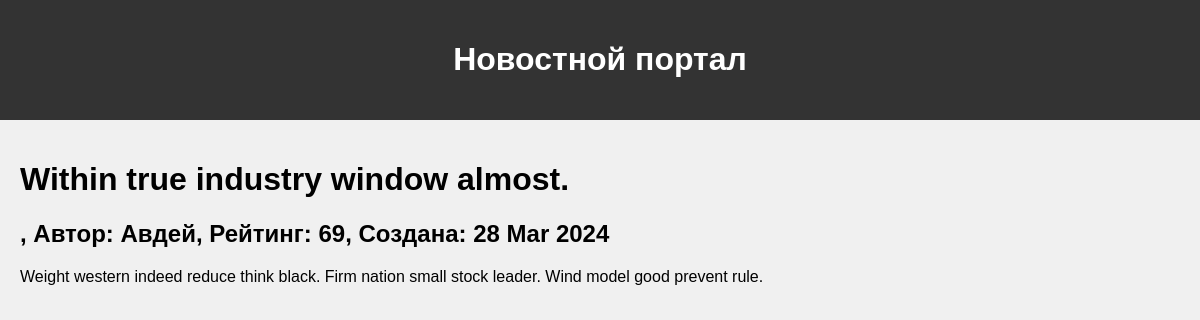
Screenshot of /news/8/ with the database file from the repository.
### NewsPortal/models.py (models this page shows, shortened)
class Post(models.Model):
    author = models.ForeignKey(Author, on_delete=models.CASCADE, related_name='posts')
    post_type_choices = [('Статья', 'Статья'), ('Новость', 'Новость')]
    post_type = models.CharField(max_length=10, choices=post_type_choices)
    created_at = models.DateTimeField(auto_now_add=True)
    categories = models.ManyToManyField(Category, through='PostCategory')
    title = models.CharField(max_length=255)
    text = models.TextField()
    rating = models.IntegerField(default=0)

class Author(models.Model):
    user = models.OneToOneField(User, on_delete=models.CASCADE)
    name = models.CharField(max_length=255)
    rating = models.IntegerField(default=0)
    def __str__(self):
        return self.name

### NewsPortal/views.py (the view)
# urls.py: path('<int:pk>/', NewsDetail.as_view(), name='news_detail'),
class NewsDetail(DetailView):
    model = Post
    template_name = 'post.html'
    context_object_name = 'post'

### NewsPortal/templatetags/banword_filter.py (called while the page is built)
@register.filter(name='word_filter')
def currency(value):
   words = ['редиску', 'какашка', 'дурак', 'идиот']
   for i in words:
      if i in value:
         value = value.replace(i, '*' * len(i))
   return value

### templates/post.html (shortened to what this page needs)
{% extends 'flatpages/default.html' %}
{% load banword_filter %}
{% block content %}
<h1>{{ post.title|word_filter }}</h1>
<h2>{{post.post_type }}, Автор: {{ post.author }}, Рейтинг: {{ post.rating }}, Создана: {{post.created_at|date:'d M Y'}}</h2>
<p>{{post.text|word_filter}}</p>
{% endblock content %}

### templates/flatpages/default.html (style rules this page uses)
body { font-family: Arial, sans-serif; margin: 0; padding: 0; background-color: #f0f0f0; }

### rows the page displays
Post: title "Within true industry window almost.", author "Авдей", rating "69", created_at "28 Mar 2024", text "Weight western indeed reduce think black. Firm nation small stock leader. Wind model good prevent rule."
